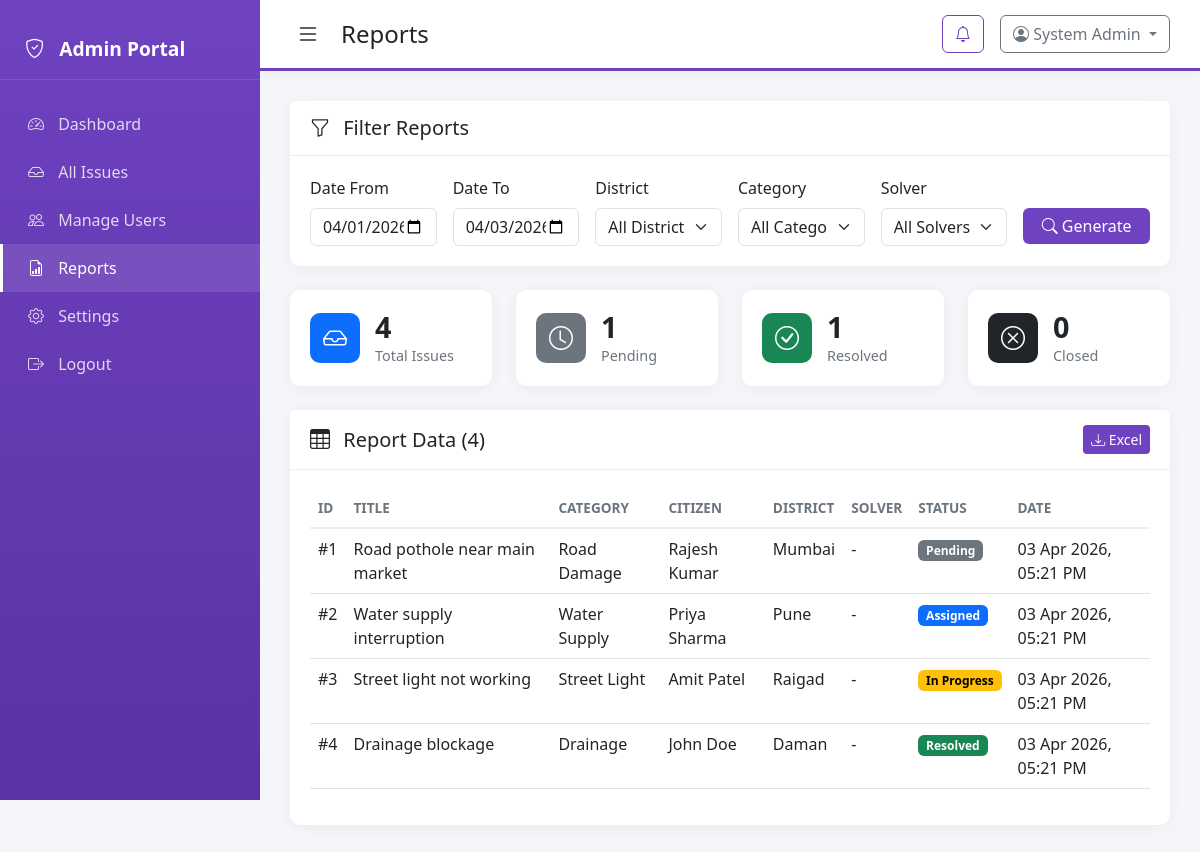
Screenshot of /admin/reports.php (signed in) with the database file from the repository.
### tables this page shows
CREATE TABLE users (
    id INT AUTO_INCREMENT PRIMARY KEY,
    full_name VARCHAR(100) NOT NULL,
    email VARCHAR(150) NOT NULL UNIQUE,
    phone VARCHAR(20),
    password VARCHAR(255) NOT NULL,
    role ENUM('citizen', 'solver', 'admin') NOT NULL,
    address VARCHAR(255),
    city VARCHAR(100),
    profile_pic VARCHAR(255),
    is_active TINYINT(1) DEFAULT 1,
    created_at TIMESTAMP DEFAULT CURRENT_TIMESTAMP
);

CREATE TABLE issues (
    id INT AUTO_INCREMENT PRIMARY KEY,
    citizen_id INT NOT NULL,
    title VARCHAR(200) NOT NULL,
    description TEXT NOT NULL,
    category ENUM('road', 'water', 'electricity', 'sanitation', 'drainage', 'street_light', 'other') NOT NULL,
    address_line VARCHAR(255),
    village VARCHAR(100),
    taluka VARCHAR(100),
    district VARCHAR(100),
    state VARCHAR(100),
    pincode VARCHAR(10),
    latitude DECIMAL(10, 8),
    longitude DECIMAL(11, 8),
    photo_path VARCHAR(255),
    status ENUM('pending', 'assigned', 'in_progress', 'resolved', 'closed') DEFAULT 'pending',
    priority ENUM('low', 'medium', 'high', 'critical') DEFAULT 'medium',
    assigned_to INT,
    admin_notes TEXT,
    resolved_at DATETIME,
    created_at TIMESTAMP DEFAULT CURRENT_TIMESTAMP,
    updated_at TIMESTAMP DEFAULT CURRENT_TIMESTAMP ON UPDATE CURRENT_TIMESTAMP,
    FOREIGN KEY (citizen_id) REFERENCES users(id) ON DELETE CASCADE,
    FOREIGN KEY (assigned_to) REFERENCES users(id) ON DELETE SET NULL
);

### includes/functions.php (called while the page is built, shortened)
<?php
function sanitize($data) {
    return htmlspecialchars(trim($data), ENT_QUOTES, 'UTF-8');
}
function getStatusColor($status) {
    $colors = [
        'pending' => 'secondary',
        'assigned' => 'primary',
        'in_progress' => 'warning',
        'resolved' => 'success',
        'closed' => 'dark'
    ];
    return $colors[$status] ?? 'secondary';
}
function getCategoryLabel($category) {
    $labels = [
        'road' => 'Road Damage',
        'water' => 'Water Supply',
        'electricity' => 'Electricity',
        'sanitation' => 'Sanitation',
        'drainage' => 'Drainage',
        'street_light' => 'Street Light',
        'other' => 'Other'
    ];
    return $labels[$category] ?? $category;
}
function formatDate($date, $format = 'd M Y, h:i A') {
    return date($format, strtotime($date));
}
function getStatusLabel($status) {
    $labels = [
        'pending' => 'Pending',
        'assigned' => 'Assigned',
        'in_progress' => 'In Progress',
        'resolved' => 'Resolved',
        'closed' => 'Closed'
    ];
    return $labels[$status] ?? $status;
}
function getUserById($pdo, $userId) {
    $stmt = $pdo->prepare("SELECT * FROM users WHERE id = ?");
    $stmt->execute([$userId]);
    return $stmt->fetch();
}

### admin/reports.php (the view, shortened to what this page needs)
<?php
require_once __DIR__ . '/../includes/db.php';
require_once __DIR__ . '/../includes/functions.php';
$userId = $_SESSION['user_id'];
$user = getUserById($pdo, $userId);
$dateFrom = $_GET['date_from'] ?? date('Y-m-01');
$dateTo = $_GET['date_to'] ?? date('Y-m-d');
$where = "WHERE i.created_at BETWEEN ? AND ?";
$params = [$dateFrom, $dateTo . ' 23:59:59'];
$stmt = $pdo->prepare("SELECT i.*, u.full_name as citizen_name, s.full_name as solver_name FROM issues i JOIN users u ON i.citizen_id = u.id LEFT JOIN users s ON i.assigned_to = s.id $where ORDER BY i.created_at DESC");
$stmt->execute($params);
$issues = $stmt->fetchAll();
$total = count($issues);
$pending = count(array_filter($issues, fn($i) => $i['status'] === 'pending'));
$resolved = count(array_filter($issues, fn($i) => $i['status'] === 'resolved'));
$closed = count(array_filter($issues, fn($i) => $i['status'] === 'closed'));
?>
<!DOCTYPE html>
<html lang="en">
<head>
    <link href="https://cdn.jsdelivr.net/npm/bootstrap@5.3.0/dist/css/bootstrap.min.css" rel="stylesheet">
    <link href="https://cdn.jsdelivr.net/npm/bootstrap-icons@1.10.0/font/bootstrap-icons.css" rel="stylesheet">
    <link rel="stylesheet" href="../assets/css/style.css">
</head>
<body>
    <div class="sidebar sidebar-admin">
        <div class="sidebar-header">
            <i class="bi bi-shield-check"></i> Admin Portal
        </div>
        <nav>
            <a href="dashboard.php"><i class="bi bi-speedometer2"></i> Dashboard</a>
            <a href="issues.php"><i class="bi bi-inbox"></i> All Issues</a>
            <a href="users.php"><i class="bi bi-people"></i> Manage Users</a>
            <a href="reports.php" class="active"><i class="bi bi-file-earmark-bar-graph"></i> Reports</a>
            <a href="settings.php"><i class="bi bi-gear"></i> Settings</a>
            <a href="logout.php"><i class="bi bi-box-arrow-right"></i> Logout</a>
        </nav>
    </div>
    <div class="main-content">
        <header class="top-bar top-bar-admin">
            <button class="btn-toggle" onclick="toggleSidebar()">
                <i class="bi bi-list"></i>
            </button>
            <h4>Reports</h4>
            <div class="ms-auto d-flex align-items-center gap-3">
                <div class="dropdown">
                    <button class="btn btn-outline-purple position-relative" data-bs-toggle="dropdown">
                        <i class="bi bi-bell"></i>
                    </button>
                </div>
                <div class="dropdown">
                    <button class="btn btn-outline-secondary dropdown-toggle" data-bs-toggle="dropdown">
                        <i class="bi bi-person-circle"></i> <?= sanitize($user['full_name']) ?>
                    </button>
                </div>
            </div>
        </header>
        <main class="content">
            <div class="card mb-4">
                <div class="card-header"><h5><i class="bi bi-funnel"></i> Filter Reports</h5></div>
                <div class="card-body">
                    <form method="GET" class="row g-3">
                        <div class="col-md-2">
                            <label class="form-label">Date From</label>
                            <input type="date" name="date_from" class="form-control" value="<?= $dateFrom ?>">
                        </div>
                        <div class="col-md-2">
                            <label class="form-label">Date To</label>
                            <input type="date" name="date_to" class="form-control" value="<?= $dateTo ?>">
                        </div>
                        <div class="col-md-2">
                            <label class="form-label">District</label>
                            <select name="district" class="form-select">
                                <option value="">All Districts</option>
                            </select>
                        </div>
                        <div class="col-md-2">
                            <label class="form-label">Category</label>
                            <select name="category" class="form-select">
                                <option value="">All Categories</option>
                            </select>
                        </div>
                        <div class="col-md-2">
                            <label class="form-label">Solver</label>
                            <select name="solver_id" class="form-select">
                                <option value="">All Solvers</option>
                            </select>
                        </div>
                        <div class="col-md-2">
                            <label class="form-label">&nbsp;</label>
                            <button type="submit" class="btn btn-purple w-100"><i class="bi bi-search"></i> Generate</button>
                        </div>
                    </form>
                </div>
            </div>
            <div class="row g-4 mb-4">
                <div class="col-md-3">
                    <div class="stat-card">
                        <div class="stat-icon bg-primary"><i class="bi bi-inbox"></i></div>
                        <div class="stat-info">
                            <h3><?= $total ?></h3>
                            <p>Total Issues</p>
                        </div>
                    </div>
                </div>
                <div class="col-md-3">
                    <div class="stat-card">
                        <div class="stat-icon bg-secondary"><i class="bi bi-clock"></i></div>
                        <div class="stat-info">
                            <h3><?= $pending ?></h3>
                            <p>Pending</p>
                        </div>
                    </div>
                </div>
                <div class="col-md-3">
                    <div class="stat-card">
                        <div class="stat-icon bg-success"><i class="bi bi-check-circle"></i></div>
                        <div class="stat-info">
                            <h3><?= $resolved ?></h3>
                            <p>Resolved</p>
                        </div>
                    </div>
                </div>
                <div class="col-md-3">
                    <div class="stat-card">
                        <div class="stat-icon bg-dark"><i class="bi bi-x-circle"></i></div>
                        <div class="stat-info">
                            <h3><?= $closed ?></h3>
                            <p>Closed</p>
                        </div>
                    </div>
                </div>
            </div>
            <div class="card">
                <div class="card-header d-flex justify-content-between align-items-center">
                    <h5><i class="bi bi-table"></i> Report Data (<?= count($issues) ?>)</h5>
                    <button class="btn btn-sm btn-purple" onclick="exportExcel()"><i class="bi bi-download"></i> Excel</button>
                </div>
                <div class="card-body">
                    <div class="table-responsive">
                        <table class="table table-hover" id="reportTable">
                            <thead>
                                <tr>
                                    <th>ID</th>
                                    <th>Title</th>
                                    <th>Category</th>
                                    <th>Citizen</th>
                                    <th>District</th>
                                    <th>Solver</th>
                                    <th>Status</th>
                                    <th>Date</th>
                                </tr>
                            </thead>
                            <tbody>
                                <?php foreach ($issues as $issue): ?>
                                    <tr>
                                        <td>#<?= $issue['id'] ?></td>
                                        <td><?= sanitize($issue['title']) ?></td>
                                        <td><?= getCategoryLabel($issue['category']) ?></td>
                                        <td><?= sanitize($issue['citizen_name']) ?></td>
                                        <td><?= sanitize($issue['district']) ?></td>
                                        <td><?= $issue['solver_name'] ? sanitize($issue['solver_name']) : '-' ?></td>
                                        <td><span class="badge bg-<?= getStatusColor($issue['status']) ?>"><?= getStatusLabel($issue['status']) ?></span></td>
                                        <td><?= formatDate($issue['created_at']) ?></td>
                                    </tr>
                                <?php endforeach; ?>
                            </tbody>
                        </table>
                    </div>
                </div>
            </div>
        </main>
    </div>
</body>
</html>

### assets/css/style.css (style rules this page uses)
:root { --primary: #0d6efd; --secondary: #6c757d; --success: #198754; --warning: #ffc107; --danger: #dc3545; --purple: #6f42c1; --light: #f8f9fa; --dark: #212529; }
body { font-family: 'Segoe UI', Tahoma, Geneva, Verdana, sans-serif; background: #f5f6fa; overflow-x: hidden; }
.sidebar { width: 260px; height: 100vh; background: linear-gradient(180deg, var(--primary) 0%, #0a58ca 100%); position: fixed; left: 0; top: 0; padding-top: 20px; transition: all 0.3s; z-index: 1000; }
.sidebar.sidebar-admin { background: linear-gradient(180deg, var(--purple) 0%, #5a32a3 100%); }
.sidebar-header { padding: 15px 25px; color: white; font-size: 1.2rem; font-weight: 600; border-bottom: 1px solid rgba(255,255,255,0.1); margin-bottom: 20px; }
.sidebar-header i { margin-right: 10px; }
.sidebar nav a { display: block; padding: 12px 25px; color: rgba(255,255,255,0.8); text-decoration: none; transition: all 0.2s; border-left: 3px solid transparent; }
.sidebar nav a:hover, .sidebar nav a.active { background: rgba(255,255,255,0.1); color: white; border-left-color: white; }
.sidebar nav a i { margin-right: 10px; width: 20px; }
.main-content { margin-left: 260px; padding: 0; min-height: 100vh; transition: all 0.3s; }
.top-bar { background: white; padding: 15px 30px; display: flex; align-items: center; box-shadow: 0 2px 10px rgba(0,0,0,0.05); position: sticky; top: 0; z-index: 100; }
.top-bar h4 { margin: 0; color: var(--dark); }
.top-bar.top-bar-admin { border-bottom: 3px solid var(--purple); }
.btn-toggle { background: none; border: none; font-size: 1.5rem; margin-right: 15px; cursor: pointer; color: var(--dark); }
.content { padding: 30px; }
.card { border: none; border-radius: 10px; box-shadow: 0 2px 15px rgba(0,0,0,0.05); margin-bottom: 20px; }
.card-header { background: white; border-bottom: 1px solid #eee; padding: 15px 20px; font-weight: 600; }
.card-header h5 { margin: 0; }
.card-header h5 i { margin-right: 8px; }
.card-body { padding: 20px; }
.stat-card { background: white; border-radius: 10px; padding: 20px; box-shadow: 0 2px 15px rgba(0,0,0,0.05); display: flex; align-items: center; gap: 15px; }
.stat-icon { width: 50px; height: 50px; border-radius: 10px; display: flex; align-items: center; justify-content: center; color: white; font-size: 1.5rem; }
.stat-icon.bg-primary { background: var(--primary); }
.stat-icon.bg-secondary { background: var(--secondary); }
.stat-icon.bg-success { background: var(--success); }
.stat-icon.bg-dark { background: var(--dark); }
.stat-info h3 { margin: 0; font-size: 1.8rem; font-weight: 700; }
.stat-info p { margin: 0; color: var(--secondary); font-size: 0.9rem; }
.btn-purple { background: var(--purple); color: white; border: none; }
.btn-outline-purple { color: var(--purple); border-color: var(--purple); }
.table thead th { border-bottom: 2px solid #eee; font-weight: 600; color: var(--secondary); font-size: 0.85rem; text-transform: uppercase; }
.badge.bg-secondary { background: #6c757d !important; }
.badge.bg-primary { background: #0d6efd !important; }
.badge.bg-warning { background: #ffc107 !important; color: #000; }
.badge.bg-success { background: #198754 !important; }
.badge.bg-warning { background: #ffc107 !important; }

### rows the page displays
users: full_name "System Admin"
issues: id "1", title "Road pothole near main market", category "Road Damage", citizen.full_name "Rajesh Kumar", district "Mumbai", status "Pending", created_at "03 Apr 2026, 05:21 PM"
issues: id "2", title "Water supply interruption", category "Water Supply", citizen.full_name "Priya Sharma", district "Pune", status "Assigned", created_at "03 Apr 2026, 05:21 PM"
issues: id "3", title "Street light not working", category "Street Light", citizen.full_name "Amit Patel", district "Raigad", status "In Progress", created_at "03 Apr 2026, 05:21 PM"
issues: id "4", title "Drainage blockage", category "Drainage", citizen.full_name "John Doe", district "Daman", status "Resolved", created_at "03 Apr 2026, 05:21 PM"

### other values shown
$total "4"
$pending "1"
$resolved "1"
$closed "0"
count($issues) "4"
